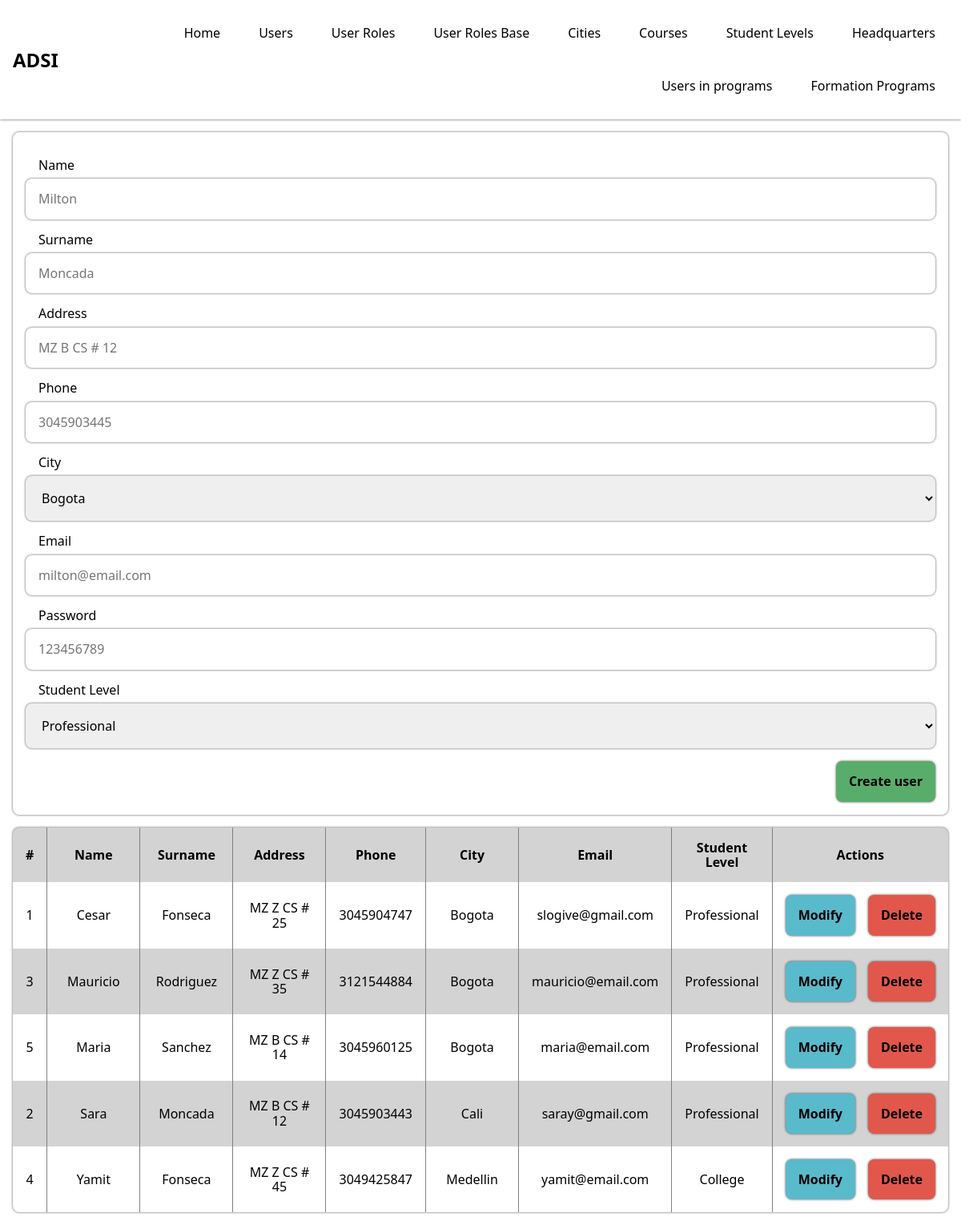
The page /users.php on the database its author committed.
### tables this page shows
CREATE TABLE `users` (
  `id` int(11) NOT NULL,
  `name` varchar(255) NOT NULL,
  `surname` varchar(255) NOT NULL,
  `address` varchar(255) NOT NULL,
  `phone` varchar(255) NOT NULL,
  `city` int(11) DEFAULT NULL,
  `email` varchar(255) NOT NULL,
  `password` varchar(255) NOT NULL,
  `student_level` int(11) DEFAULT NULL
);

CREATE TABLE `cities` (
  `id` int(11) NOT NULL,
  `name` varchar(255) NOT NULL
);

CREATE TABLE `student_levels` (
  `id` int(11) NOT NULL,
  `name` varchar(255) NOT NULL
);

### php/function.php (called while the page is built, shortened)
<?php
function dbQuery($query)
{
  $connection = mysqli_connect("localhost", "slogive", "123456789", "courses_platform");
  $result = mysqli_query($connection, $query);
  return $result;
}

### users.php (the view, shortened to what this page needs)
<!DOCTYPE html>
<html lang="es-CO">
<head>
  <?php
  include("./modules/head.php");
  include("./php/function.php");
  ?>
</head>
<body>
  <?php
  include("./modules/nav.php");
  ?>
  <main class="main">
    <form action="" method="post">
      <label for="name">Name</label>
      <input type="text" name="name" id="name" value="<?php echo isset($_GET['put']) ? $row->name : ''; ?>" placeholder="Milton">
      <label for="surname">Surname</label>
      <input type="text" name="surname" id="surname" value="<?php echo isset($_GET['put']) ? $row->surname : ''; ?>" placeholder="Moncada">
      <label for="address">Address</label>
      <input type="text" name="address" id="address" value="<?php echo isset($_GET['put']) ? $row->address : ''; ?>" placeholder="MZ B CS # 12">
      <label for="phone">Phone</label>
      <input type="text" name="phone" id="phone" value="<?php echo isset($_GET['put']) ? $row->phone : ''; ?>" placeholder="3045903445">
      <label for="city">City</label>
      <select name="city" id="city">
        <?php
        $__results = dbQuery("SELECT * FROM cities");
        while ($_row = mysqli_fetch_object($__results)) {
          $selected = isset($row->city) && $_row->id == $row->city ? 'selected' : '';
          echo "<option value='$_row->city' $selected>$_row->name</option>";
        }
        ?>
      </select>
      <label for="email">Email</label>
      <input type="text" name="email" id="email" value="<?php echo isset($_GET['put']) ? $row->email : ''; ?>" placeholder="milton@email.com">
      <label for="password">Password</label>
      <input type="password" name="password" id="password" value="<?php echo isset($_GET['put']) ? $row->password : ''; ?>" placeholder="123456789">
      <label for="student_level">Student Level</label>
      <select name="student_level" id="student_level">
        <?php
        $__results = dbQuery("SELECT * FROM student_levels");
        while ($_row = mysqli_fetch_object($__results)) {
          $selected = isset($row->student_level) && $_row->id == $row->student_level ? 'selected' : '';
          echo "<option value='$_row->id' $selected>$_row->name</option>";
        }
        ?>
      </select>
      <div class="form_actions">
        <?php echo isset($_GET['put']) ?
          '<input type="submit" name="submit" value="Edit user"><input onclick="cancel(\'users\')" type="button" value="Cancel">'
          :
          '<input type="submit" name="submit" value="Create user">'
        ?>
      </div>
    </form>
    <div class="table">
      <div class="body c9">
        <div class="header">#</div>
        <div class="header">Name</div>
        <div class="header">Surname</div>
        <div class="header">Address</div>
        <div class="header">Phone</div>
        <div class="header">City</div>
        <div class="header">Email</div>
        <div class="header">Student Level</div>
        <div class="header">Actions</div>
        <?php
        $sql = "SELECT *, u.id AS id, u.name AS name, c.id AS city_id, c.name AS city, sl.id AS student_level_id, sl.name AS student_level FROM users AS u JOIN cities AS c ON u.city = c.id JOIN student_levels AS sl ON u.student_level = sl.id";
        $result = dbQuery($sql);
        while ($row = mysqli_fetch_object($result)) {
        ?>
          <div class="row"><?php echo $row->id ?></div>
          <div class="row"><?php echo $row->name ?></div>
          <div class="row"><?php echo $row->surname ?></div>
          <div class="row"><?php echo $row->address ?></div>
          <div class="row"><?php echo $row->phone ?></div>
          <div class="row"><?php echo $row->city ?></div>
          <div class="row"><?php echo $row->email ?></div>
          <div class="row"><?php echo $row->student_level ?></div>
          <div class="actions">
            <a href="?id=<?php echo $row->id ?>&put">
              Modify
            </a>
            <a href="users?id=<?php echo $row->id ?>&delete">
              Delete
            </a>
          </div>
        <?php } ?>
      </div>
    </div>
  </main>
</body>
</html>

### modules/head.php (shortened to what this page needs)
<link type="text/css" href="./styles/global.css" rel="stylesheet">

### modules/nav.php (shortened to what this page needs)
<nav class="nav">
  <div class="logo">
    <h2>
      <a href="">ADSI</a>
    </h2>
  </div>
  <div class="buttons disabled" id="navbar-buttons">
    <a href="index">Home</a>
    <a href="users">Users</a>
    <a href="user_roles">User Roles</a>
    <a href="user_roles_base">User Roles Base</a>
    <a href="cities">Cities</a>
    <a href="courses">Courses</a>
    <a href="student_levels">Student Levels</a>
    <a href="headquarters">Headquarters</a>
    <a href="user_formation_programs">Users in programs</a>
    <a href="formation_programs">Formation Programs</a>
  </div>
</nav>

### rows shown on the page
users: id "1", name "Cesar", surname "Fonseca", address "MZ Z CS # 25", phone "3045904747", city.name "Bogota", email "slogive@gmail.com", student_level.name "Professional"
users: id "3", name "Mauricio", surname "Rodriguez", address "MZ Z CS # 35", phone "3121544884", city.name "Bogota", email "mauricio@email.com", student_level.name "Professional"
users: id "5", name "Maria", surname "Sanchez", address "MZ B CS # 14", phone "3045960125", city.name "Bogota", email "maria@email.com", student_level.name "Professional"
users: id "2", name "Sara", surname "Moncada", address "MZ B CS # 12", phone "3045903443", city.name "Cali", email "saray@gmail.com", student_level.name "Professional"
users: id "4", name "Yamit", surname "Fonseca", address "MZ Z CS # 45", phone "3049425847", city.name "Medellin", email "yamit@email.com", student_level.name "College"

### other values the page prints
form field city "Bogota"
form field student_level "Professional"
